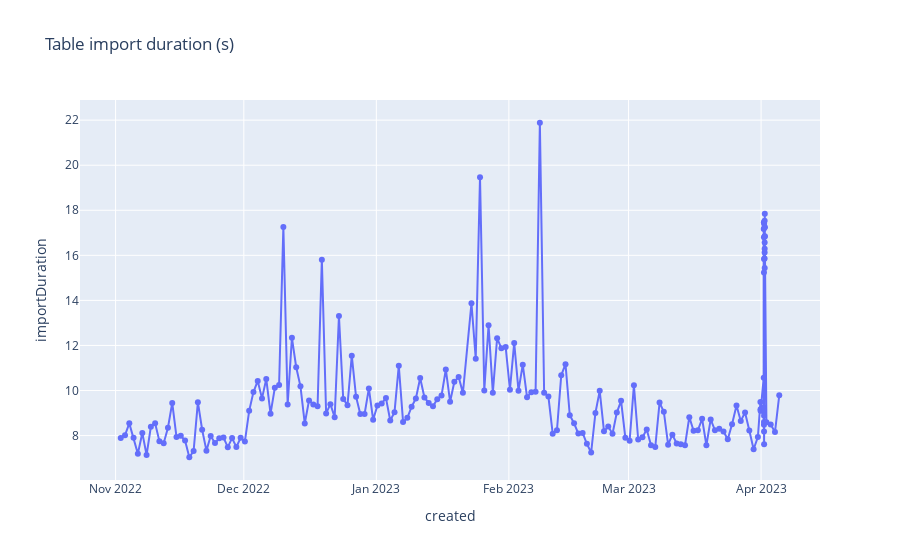

Notebook code for this chart:
### Code cell
fig = px.line(
    stats_df,
    x="created",
    y="importDuration",
    title="Table import duration (s)",
    markers=True)

fig.show()

### Figure 1 — Plotly figure (JSON) as saved in the notebook; plotly's stock layout.template omitted (floating-point values rounded to 4 significant figures; data arrays with more than 128 entries replaced by an {"elided": "..."} marker saying what was removed)
{"data": [{"hovertemplate": "created=%{x}<br>importDuration=%{y}<extra></extra>", "legendgroup": "", "line": {"color": "#636efa", "dash": "solid"}, "marker": {"symbol": "circle"}, "mode": "lines+markers", "name": "", "orientation": "v", "showlegend": false, "type": "scatter", "x": {"elided": "181 str values"}, "xaxis": "x", "y": {"elided": "181 float values"}, "yaxis": "y"}], "layout": {"legend": {"tracegroupgap": 0}, "title": {"text": "Table import duration (s)"}, "xaxis": {"anchor": "y", "domain": [0, 1], "title": {"text": "created"}}, "yaxis": {"anchor": "x", "domain": [0, 1], "title": {"text": "importDuration"}}}}
